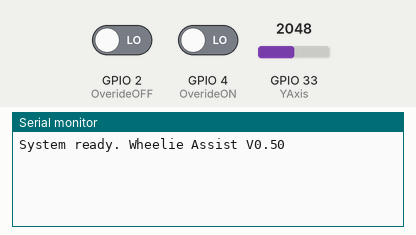
This sketch was run on a simulated ESP32. Parts: the last lines printed to the serial monitor. Inputs (shaded band) come from the test bench; at power-on: GPIO 4 (OverideON) LOW, GPIO 2 (OverideOFF) LOW, GPIO 33 (YAxis) = 2048.

Above: at 3.2 s.
3.3 s: GPIO 4 (OverideON) driven HIGH
At 3.41 s:
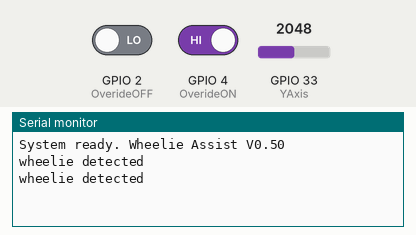
5.2 s: GPIO 2 (OverideOFF) driven HIGH and GPIO 4 (OverideON) driven LOW
At 6.5 s:
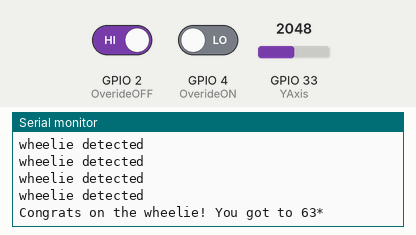

The sketch:

Wheelie_Assist_V0.4.ino
```cpp
//#include "FastLED.h"

#define YAxis 33
#define SonarTrig 11
#define SonarEcho 12
#define Ver 0.5
#define Refresh 100


//Temporary, until ultrasonic is fixed
#define OverideON 4
#define OverideOFF 2
int WheelieOveride = 0;

//These variable need to be 'SET' when the app is running.

//Can be 'set' once rider is on the bike.
int YAxisStart = 1770; //What is 'FLAT' for the Y Axis?

//Can be set by lifting the forks as high as possible. How could we make this possible for just 1 person to set?
int ForkHeight = 4; //Height of extended fork (in CM)

//This can be calculated by YAxisStart+-75.
int YAxisEnd = 2167; //What is 90* (straight up) for the Y Axis ?

int currentWheelie = 0;
int highestWheelie = 0;

long SonarDuration, SonarCm; //Variables for Sonar distance calculations

void setup() {
  Serial.begin(9600);

  pinMode(YAxis,INPUT);
  pinMode(OverideON,INPUT);
  pinMode(OverideOFF,INPUT);
  //pinMode(SonarTrig,OUTPUT);
  //pinMode(SonarEcho,INPUT);

  Serial.print("System ready. Wheelie Assist V");
  Serial.println(Ver);
  delay(2000);
}

void loop() {
  int Y = analogRead(YAxis);
  int angle = map(Y,YAxisStart,YAxisEnd,0,90);

  int buttonStateON = digitalRead(OverideON);
  int buttonStateOFF = digitalRead(OverideOFF);

  if(buttonStateON == 1) { //overide, make the system think we're doing a wheelie.
    SonarCm = 5;
    highestWheelie = 0; //Reset highest wheelie.
    Serial.println("wheelie detected");
  }
  else if(buttonStateOFF == 1) { //override, make the system think the wheelie has ended.
    SonarCm = 0;
  }

  if(SonarCm < ForkHeight && highestWheelie > 0) {
    Serial.print("Congrats on the wheelie! You got to ");
    Serial.print(highestWheelie);
    Serial.println("*");
    highestWheelie = 0;
  }


  //Check to see if bike is flat again (Use ultrasonic).
  //If bike is flat and there's a highest wheelie above 0, send data to bluetooth function by Martin
  //After bluetooth function, set highest wheelie to 0.

  if(SonarCm > ForkHeight) {
    if(angle > highestWheelie) { //record highest wheelie. When should this reset?
      highestWheelie = angle;
    }
  }

  /*
  //Send short signal to Sonar to get a clean output on high signal. Requires 10ms for a return signal
  digitalWrite(SonarTrig, LOW);
  delayMicroseconds(5);
  digitalWrite(SonarTrig, HIGH);
  delayMicroseconds(10);
  digitalWrite(SonarTrig, LOW);

  pinMode(SonarEcho, INPUT);
  SonarDuration = pulseIn(SonarEcho, HIGH);
  SonarCm = (SonarDuration/2) / 29.1; //Convert sonar return duration into CM


  */
  delay(Refresh);
}
```

Measured:
- after the input at 3.3 s, the serial monitor: prints a new line at once (image 1)
- after the input at 5.2 s, the serial monitor: prints a new line at once (image 2)
